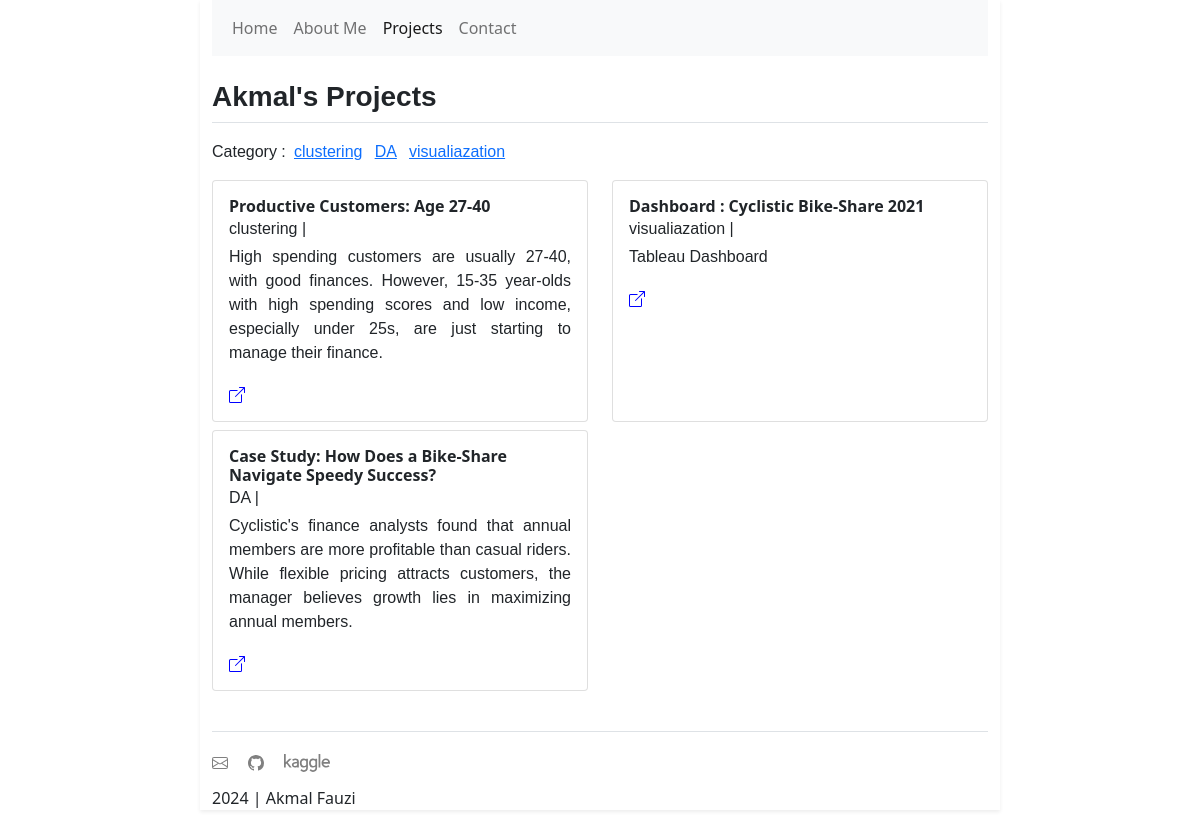
The page /projects/1 on the database as committed earlier.
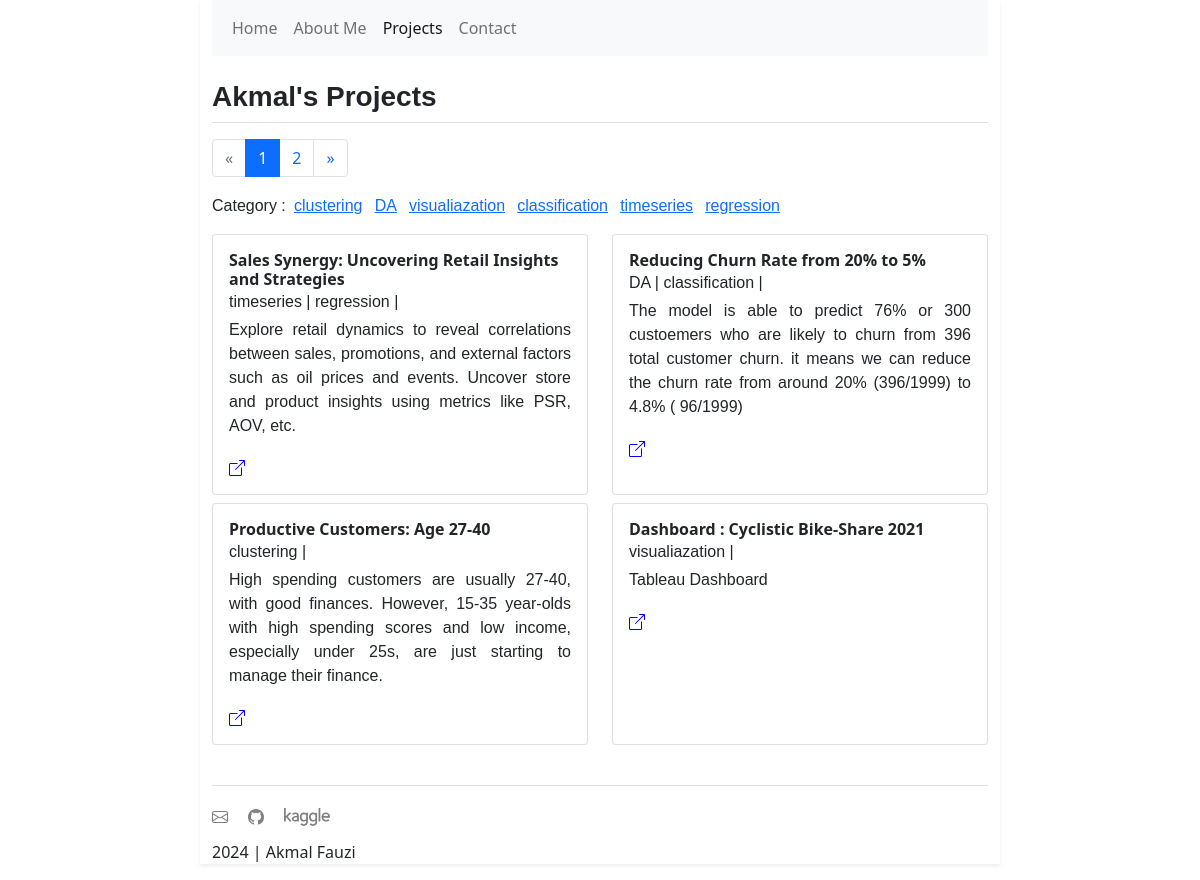
The same page on the database as committed later.
### projects/models.py (models this page shows, shortened)
class category(models.Model):
    name = models.CharField(max_length=50)
    def __str__(self):
        return self.name

class projects(models.Model):
    title = models.CharField(max_length=60)
    description = models.TextField(max_length=200)
    link = models.URLField()
    categories = models.ManyToManyField(category)
    published = models.DateTimeField(auto_now_add=True, blank=True, null=True)
    updated = models.DateTimeField(auto_now=True, blank=True, null=True)

### projects/views.py (the view)
# urls.py: path("<int:page>", ProjectsListView.as_view(), name="index"),
class ProjectsListView(ListView):
    model = projects
    template_name = "projects/projects.html"
    context_object_name = "list_projects"
    ordering = ['-published']
    paginate_by = 4
    def get_context_data(self, *args, **kwargs):
        context = super().get_context_data(*args, **kwargs)
        from .models import category  # Import the Category model
        category_list = category.objects.all()  # Retrieve all categories
        context['category_list'] = category_list
        return context

### projects/templates/projects/projects.html (shortened to what this page needs)
{% extends 'base.html' %}  {% block name %}
<section class="border-bottom mt-4">
  <h3>Akmal's Projects</h3>
</section>
{% endblock name %} {% block content %}
<section class="mt-3">
  {% if is_paginated %}
  <nav aria-label="Page navigation example">
    <ul class="pagination">
      {% if page_obj.has_previous %}
      <li class="page-item">
        <a class="page-link" href={% url 'projects:index' page_obj.previous_page_number %} aria-label="Previous">
          <span aria-hidden="true">&laquo;</span>
        </a>
      </li>
        {% else %}
          <li class="page-item disabled">
            <a class="page-link" href="#" aria-label="Previous">
              <span aria-hidden="true">&laquo;</span>
            </a>
          </li>
      {% endif %}
      {% for page in paginator.page_range %}
      {% if page is page_obj.number %}
      <li class="page-item active" aria-current="page">
        <span class="page-link" href="#">{{page}}</span>
      </li>
      {% else %}
      <li class="page-item">
        <a class="page-link" href="{% url 'projects:index' page %}">{{page}}</a>
      </li>
      {% endif %}
    {% endfor %}
      {% if page_obj.has_next %}
      <li class="page-item">
        <a class="page-link" href={% url 'projects:index' page_obj.next_page_number %} aria-label="Next">
          <span aria-hidden="true">&raquo;</span>
        </a>
      </li>
      {% else %}
      <li class="page-item disabled">
        <a class="page-link" href="#" aria-label="Next">
          <span aria-hidden="true">&raquo;</span>
        </a>
      </li>
      {% endif %}
    </ul>
  </nav>
  {% endif %}
  <span class="text">Category :</span>
  {% for category in category_list %}
    <span class="text mx-1"><a href="{% url 'projects:category' category 1%}">{{category}}</a></span>
  {% endfor %}
</section>
<section id="projects" class="border-bottom mt-3 pb-3">
  <div class="row mb-3">
    {% for project in list_projects %}
    <div class="col-sm-6 d-flex mb-2">
      <div class="card flex-fill">
        <div class="card-body">
          <h5 class="card-title fs-6 fw-bold mb-0">{{project.title}}</h5>
          {% for category in project.categories.all %}
           <span class="text">{{category}} | </span>
          {% endfor %}
          <p class="card-text text mt-1">{{project.description}}</p>
          <a href="{{project.link}}" class="btn-link">
          </a>
        </div>
      </div>
    </div>
    {% endfor %}
  </div>
</section>
 {% endblock content %}

Rows that differ between the two databases and show on the page:
no longer on this page (row unchanged): projects: title "Case Study: How Does a Bike-Share Navigate Speedy Success?", description "Cyclistic's finance analysts found that annual members are more profitable than casual riders. While flexible pricing attracts customers, the manager believes growth lies in maximizing annual members.", category (name "DA")
added category: name "classification"
added category: name "timeseries"
added category: name "regression"
added projects: title "Sales Synergy: Uncovering Retail Insights and Strategies", description "Explore retail dynamics to reveal correlations between sales, promotions, and external factors such as oil prices and events. Uncover store and product insights using metrics like PSR, AOV, etc."
added projects: title "Reducing Churn Rate from 20% to 5%", description "The model is able to predict 76% or 300 custoemers who are likely to churn from 396 total customer churn. it means we can reduce the churn rate from around 20% (396/1999) to 4.8% ( 96/1999)", category (name "DA")
Other text that changed with them:
new list line: "1"
new list line: "2"
